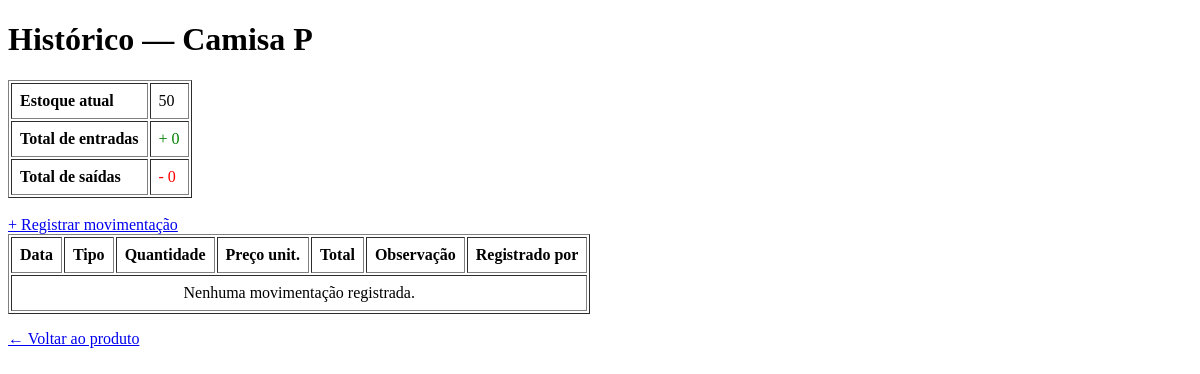
The page /movimentacoes/produto/1 (signed in) on the database as committed earlier.
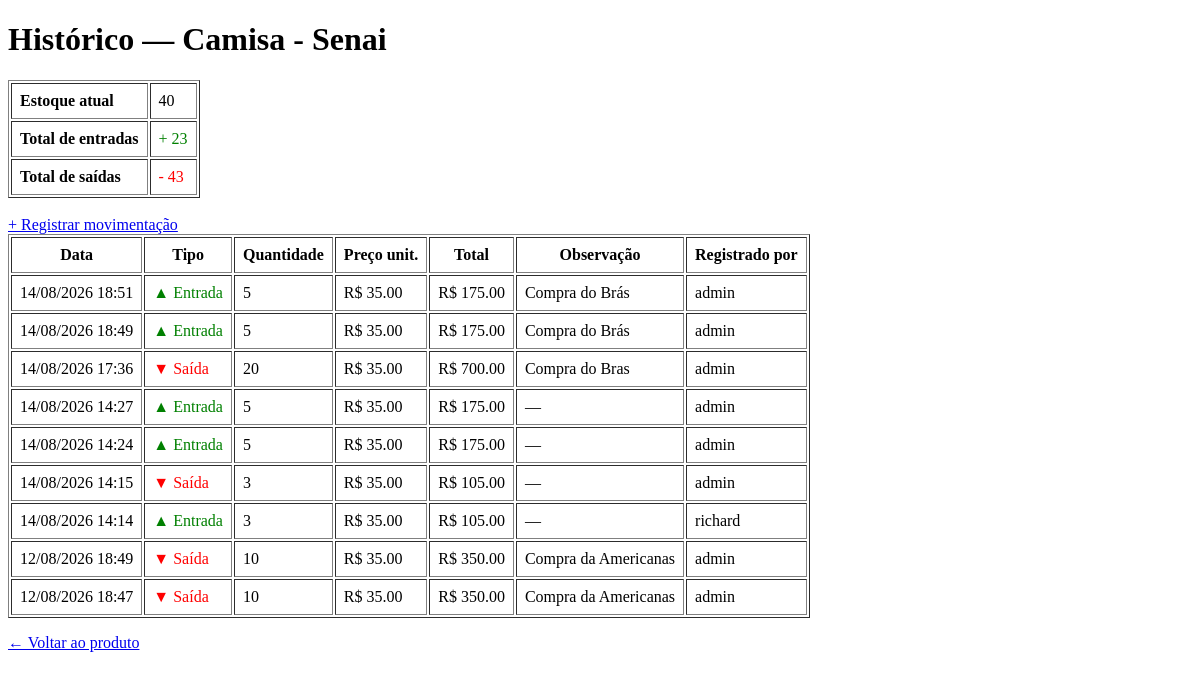
The same page on the database as committed later.
### app/models/produto.py (models this page shows, shortened)
class Produto(Base):
    __tablename__ = "produtos"
    id = Column(Integer, primary_key=True, autoincrement=True, index=True)
    nome = Column(String(150), nullable=False, index=True)
    preco = Column(Float, nullable=False, default=0.0)
    estoque_atual = Column(Integer, nullable=False, default=0)
    ativo = Column(Boolean, default=True)
    imagem_path = Column(String(255), nullable=True)
    categoria_id = Column(Integer, ForeignKey("categorias.id", ondelete="SET NULL"), nullable=True )
    categoria = relationship("Categoria", back_populates="produtos")

### app/models/movimentacao.py (models this page shows, shortened)
class Movimentacao(Base):
    __tablename__ = "movimentacoes"
    id         = Column(Integer, primary_key=True, index=True)
    tipo       = Column(
        Enum(TipoMovimentacao),
        nullable=False
    )
    quantidade = Column(Integer, nullable=False)
    preco_unitario = Column(Float, nullable=False, default=0.0)
    observacao = Column(String(255), nullable=True)
    criado_em  = Column(DateTime, server_default=func.now())
    produto_id = Column(
        Integer,
        ForeignKey("produtos.id", ondelete="CASCADE"),
        nullable=False
    )
    usuario_id = Column(
        Integer,
        ForeignKey("usuarios.id", ondelete="SET NULL"),
        nullable=True
    )
    produto = relationship("Produto", backref="movimentacoes")
    usuario = relationship("Usuario", backref="movimentacoes")

### app/models/usuarios.py (models this page shows)
class Usuario(Base):
    __tablename__ = "usuarios"
    id = Column(Integer, primary_key=True, autoincrement=True)
    nome = Column(String(100), nullable=False)
    email = Column(String(150), unique=True, nullable=False)
    senha_hash = Column(String(255), nullable=False)
    role = Column(String(20), nullable=False, default="operador")
    ativo = Column(Boolean, default=True)
    criando_em = Column(DateTime, server_default=func.now())

### app/controllers/movimentacao_controller.py (the view)
@router.get("/produto/{produto_id}")
def historico_produto(
    produto_id: int,
    request: Request,
    db: Session = Depends(get_db),
    usuario = Depends(get_usuario_logado)
):
    produto = db.query(Produto).filter(Produto.id == produto_id).first()
    if not produto:
        return RedirectResponse(url="/produtos", status_code=302)
    movimentacoes = (
        db.query(Movimentacao)
        .filter(Movimentacao.produto_id == produto_id)
        .order_by(Movimentacao.criado_em.desc())
        .all()
    )
    total_entradas = sum(
        m.quantidade for m in movimentacoes
        if m.tipo == TipoMovimentacao.ENTRADA
    )
    total_saidas = sum(
        m.quantidade for m in movimentacoes
        if m.tipo == TipoMovimentacao.SAIDA
    )
    return templates.TemplateResponse(
        request,
        "movimentacoes/historico.html",
        {
            "request":        request,
            "usuario":        usuario,
            "produto":        produto,
            "movimentacoes":  movimentacoes,
            "total_entradas": total_entradas,
            "total_saidas":   total_saidas,
        }
    )

### app/templates/movimentacoes/historico.html (shortened to what this page needs)
<!DOCTYPE html>
<html lang="pt-br">
<head>
</head>
<body>
    <h1>Histórico — {{ produto.nome }}</h1>
    <table border="1" cellpadding="8">
        <tr>
            <td><strong>Estoque atual</strong></td>
            <td>{{ produto.estoque_atual }}</td>
        </tr>
        <tr>
            <td><strong>Total de entradas</strong></td>
            <td style="color:green">+ {{ total_entradas }}</td>
        </tr>
        <tr>
            <td><strong>Total de saídas</strong></td>
            <td style="color:red">- {{ total_saidas }}</td>
        </tr>
    </table>
    <br>
    <a href="/movimentacoes/nova?produto_id={{ produto.id }}">
        + Registrar movimentação
    </a>
    <table border="1" cellpadding="8">
        <thead>
            <tr>
                <th>Data</th>
                <th>Tipo</th>
                <th>Quantidade</th>
                <th>Preço unit.</th>
                <th>Total</th>
                <th>Observação</th>
                <th>Registrado por</th>
            </tr>
        </thead>
        <tbody>
            {% for m in movimentacoes %}
            <tr>
                <td>{{ m.criado_em.strftime('%d/%m/%Y %H:%M') }}</td>
                <td>
                    {% if m.tipo.value == 'entrada' %}
                        <span style="color:green">▲ Entrada</span>
                    {% else %}
                        <span style="color:red">▼ Saída</span>
                    {% endif %}
                </td>
                <td>{{ m.quantidade }}</td>
                <td>R$ {{ "%.2f"|format(m.preco_unitario) }}</td>
                <td>R$ {{ "%.2f"|format(m.valor_total) }}</td>
                <td>{{ m.observacao or "—" }}</td>
                <td>{{ m.usuario.nome if m.usuario else "—" }}</td>
            </tr>
            {% endfor %}
            {% if not movimentacoes %}
            <tr>
                <td colspan="7" style="text-align:center">
                    Nenhuma movimentação registrada.
                </td>
            </tr>
            {% endif %}
        </tbody>
    </table>
    <p>
        <a href="/produtos/{{ produto.id }}">← Voltar ao produto</a>
    </p>
</body>
</html>

Rows that differ between the two databases and show on the page:
changed Produto: nome "Camisa P" → "Camisa - Senai"; estoque_atual "50" → "40"
added Movimentacao: criado_em "14/08/2026 18:51", tipo "▲ Entrada", quantidade "5", preco_unitario "35.00", valor_total "175.00", observacao "Compra do Brás", usuario "admin"
added Movimentacao: criado_em "14/08/2026 18:49", tipo "▲ Entrada", quantidade "5", preco_unitario "35.00", valor_total "175.00", observacao "Compra do Brás", usuario "admin"
added Movimentacao: criado_em "14/08/2026 17:36", tipo "▼ Saída", quantidade "20", preco_unitario "35.00", valor_total "700.00", observacao "Compra do Bras", usuario "admin"
added Movimentacao: criado_em "14/08/2026 14:27", tipo "▲ Entrada", quantidade "5", preco_unitario "35.00", valor_total "175.00", observacao "—", usuario "admin"
added Movimentacao: criado_em "14/08/2026 14:24", tipo "▲ Entrada", quantidade "5", preco_unitario "35.00", valor_total "175.00", observacao "—", usuario "admin"
added Movimentacao: criado_em "14/08/2026 14:15", tipo "▼ Saída", quantidade "3", preco_unitario "35.00", valor_total "105.00", observacao "—", usuario "admin"
added Movimentacao: criado_em "14/08/2026 14:14", tipo "▲ Entrada", quantidade "3", preco_unitario "35.00", valor_total "105.00", observacao "—", usuario "richard"
added Movimentacao: criado_em "12/08/2026 18:49", tipo "▼ Saída", quantidade "10", preco_unitario "35.00", valor_total "350.00", observacao "Compra da Americanas", usuario "admin"
added Movimentacao: criado_em "12/08/2026 18:47", tipo "▼ Saída", quantidade "10", preco_unitario "35.00", valor_total "350.00", observacao "Compra da Americanas", usuario "admin"
Other text that changed with them:
{{ total_entradas }}: "0" → "23"
{{ total_saidas }}: "0" → "43"
text no longer shown: "Nenhuma movimentação registrada."
